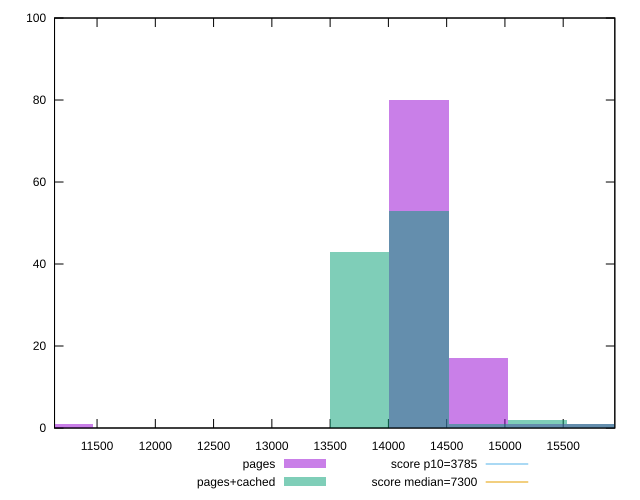

The script that saved this image:
reset

$pages <<EOF
15281.78568913201 1
15791.178545436409 1
14262.99997652321 80
14772.392832827609 17
11206.642838696807 1
EOF

$pagesCached <<EOF
15791.178545436409 1
15281.78568913201 2
14262.99997652321 53
14772.392832827609 1
13753.607120218809 43
EOF

set key outside below
set boxwidth 509.3928563044003
set xrange [11135.137999999999:15943.059000000001]
set yrange [0:100]
set trange [0:100]
set style fill transparent solid 0.5 noborder

set parametric
set terminal svg size 640, 500 enhanced background rgb 'white'
set output "report_00017_2021-02-10T15-08-03.406Z/interactive/comparison/histogram/0_vs_1.svg"

plot $pages title "pages" with boxes, \
     $pagesCached title "pages+cached" with boxes, \
     3785,t title "score p10=3785", \
     7300,t title "score median=7300"

reset
